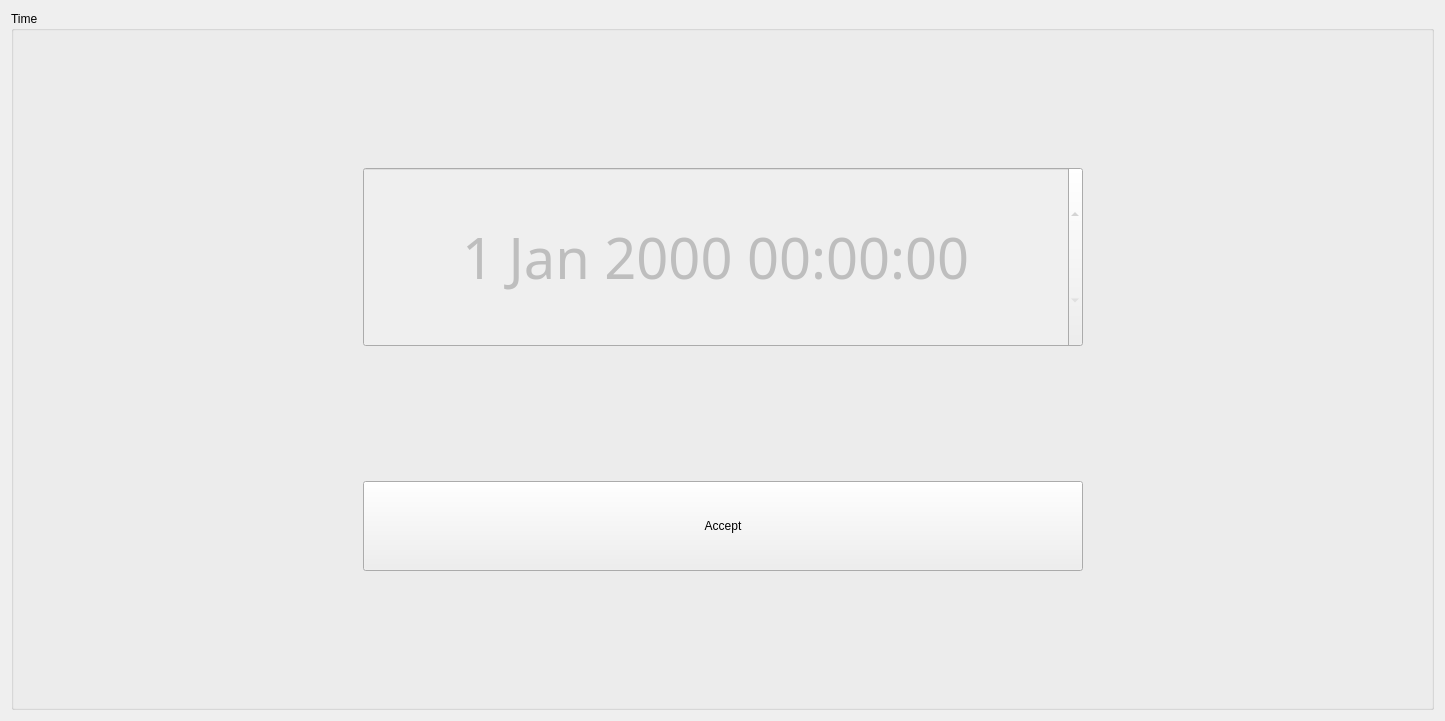
          <widget class="QWidget" name="page_2">
           <layout class="QGridLayout" name="gridLayout_11">
            <item row="0" column="0">
             <widget class="QGroupBox" name="groupBox">
              <property name="title">
               <string>Time</string>
              </property>
              <layout class="QGridLayout" name="gridLayout_27">
               <item row="0" column="1">
                <spacer name="verticalSpacer_16">
                 <property name="orientation">
                  <enum>Qt::Vertical</enum>
                 </property>
                 <property name="sizeHint" stdset="0">
                  <size>
                   <width>20</width>
                   <height>127</height>
                  </size>
                 </property>
                </spacer>
               </item>
               <item row="1" column="0">
                <spacer name="horizontalSpacer_21">
                 <property name="orientation">
                  <enum>Qt::Horizontal</enum>
                 </property>
                 <property name="sizeHint" stdset="0">
                  <size>
                   <width>340</width>
                   <height>20</height>
                  </size>
                 </property>
                </spacer>
               </item>
               <item row="1" column="1">
                <widget class="QDateTimeEdit" name="dateTimeEdit_2">
                 <property name="enabled">
                  <bool>false</bool>
                 </property>
                 <property name="minimumSize">
                  <size>
                   <width>720</width>
                   <height>180</height>
                  </size>
                 </property>
                 <property name="font">
                  <font>
                   <family>Adobe Heiti Std</family>
                   <pointsize>42</pointsize>
                  </font>
                 </property>
                 <property name="alignment">
                  <set>Qt::AlignCenter</set>
                 </property>
                </widget>
               </item>
               <item row="1" column="2">
                <spacer name="horizontalSpacer_22">
                 <property name="orientation">
                  <enum>Qt::Horizontal</enum>
                 </property>
                 <property name="sizeHint" stdset="0">
                  <size>
                   <width>339</width>
                   <height>20</height>
                  </size>
                 </property>
                </spacer>
               </item>
               <item row="2" column="1">
                <spacer name="verticalSpacer_29">
                 <property name="orientation">
                  <enum>Qt::Vertical</enum>
                 </property>
                 <property name="sizeHint" stdset="0">
                  <size>
                   <width>20</width>
                   <height>128</height>
                  </size>
                 </property>
                </spacer>
               </item>
               <item row="3" column="0">
                <spacer name="horizontalSpacer_23">
                 <property name="orientation">
                  <enum>Qt::Horizontal</enum>
                 </property>
                 <property name="sizeHint" stdset="0">
                  <size>
                   <width>340</width>
                   <height>20</height>
                  </size>
                 </property>
                </spacer>
               </item>
               <item row="3" column="1">
                <widget class="QPushButton" name="pushButton_28">
                 <property name="minimumSize">
                  <size>
                   <width>0</width>
                   <height>90</height>
                  </size>
                 </property>
                 <property name="text">
                  <string>Accept</string>
                 </property>
                </widget>
               </item>
               <item row="3" column="2">
                <spacer name="horizontalSpacer_24">
                 <property name="orientation">
                  <enum>Qt::Horizontal</enum>
                 </property>
                 <property name="sizeHint" stdset="0">
                  <size>
                   <width>339</width>
                   <height>20</height>
                  </size>
                 </property>
                </spacer>
               </item>
               <item row="4" column="1">
                <spacer name="verticalSpacer_20">
                 <property name="orientation">
                  <enum>Qt::Vertical</enum>
                 </property>
                 <property name="sizeHint" stdset="0">
                  <size>
                   <width>20</width>
                   <height>127</height>
                  </size>
                 </property>
                </spacer>
               </item>
              </layout>
             </widget>
            </item>
           </layout>
          </widget>
